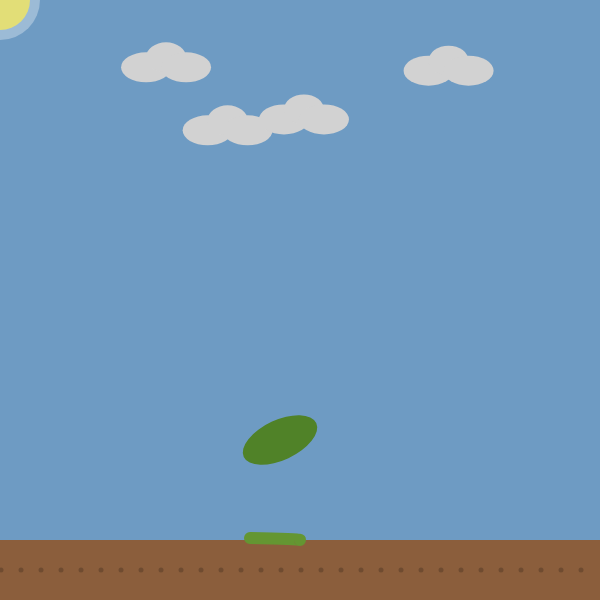
Frame 1 (no input)
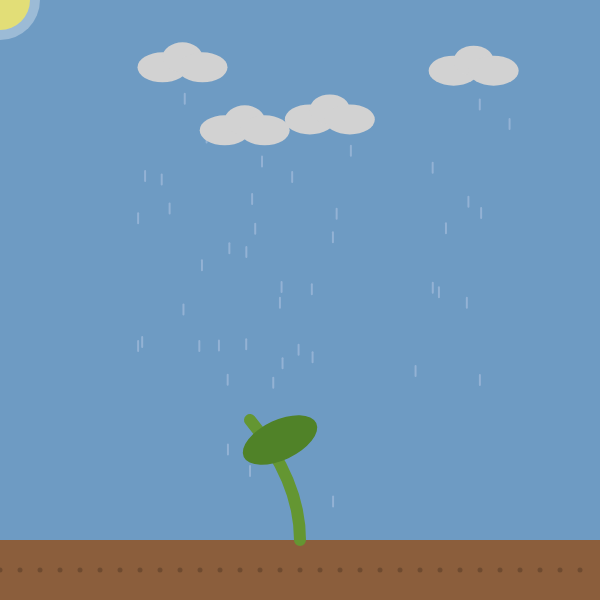
Frame 60 (no input)
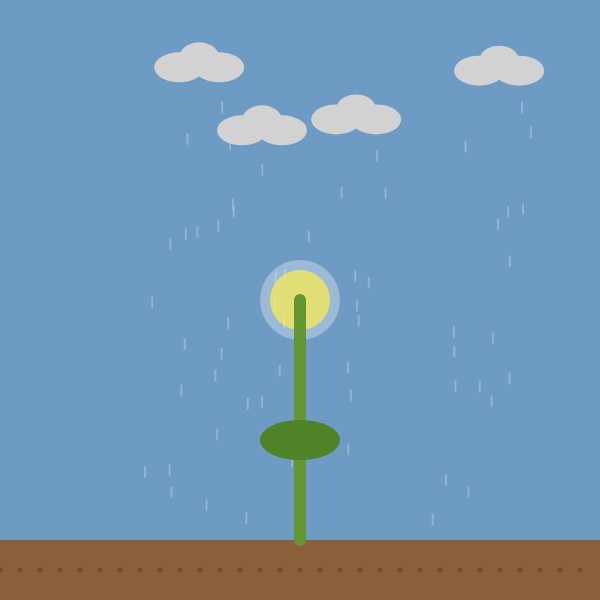
Frame 120 (the mouse pressed at the canvas centre since frame 60)

The p5.js sketch that drew these frames (run headless with seeded random() and noise() and a simulated clock; from frame 60 on, the mouse is pressed at the canvas centre):

// p5.js sketch
// ── sketch.js
let stemHeight = 0;
let maxStemHeight = 350;
let bloomScale = 0;
let numSeeds = 0;
let maxSeeds = 200;

let clouds = [];
let raindrops = []; // New: array for rain particles
let beePos;
let isBeeLanding = false;

function setup() {
  createCanvas(600, 600);
  angleMode(DEGREES);
  beePos = createVector(-50, 100);
  
  // Initialize drifting clouds
  for (let i = 0; i < 4; i++) {
    clouds.push({ x: random(width), y: random(50, 150), speed: random(0.2, 0.5) });
  }
}

function draw() {
  drawSky();
  
  // --- NEW: Rain Logic ---
  stroke(174, 194, 224, 150); 
  strokeWeight(2);
  for (let i = raindrops.length - 1; i >= 0; i--) {
    let r = raindrops[i];
    line(r.x, r.y, r.x, r.y + 10);
    r.y += r.speed;
    if (r.y > height - 60) raindrops.splice(i, 1);
  }
  // -----------------------

  // Draw Clouds
  for (let c of clouds) {
    drawCloud(c.x, c.y);
    c.x += c.speed;
    if (c.x > width + 50) c.x = -100;
    
    // NEW: Spawn rain from clouds
    if (frameCount % 5 === 0) {
      raindrops.push({ x: c.x + random(-20, 60), y: c.y + 10, speed: random(4, 7) });
    }
  }

  drawSun();

  // Soil & Grass
  noStroke();
  fill(139, 94, 60); // Brown soil
  rect(0, height - 60, width, 60);
  fill(0, 0, 0, 50); // Soil texture dots
  for(let i=0; i<width; i+=20) ellipse(i + (frameCount%20), height-30, 5, 5);

  // Growth Logic
  if (stemHeight < maxStemHeight) stemHeight += 2;
  
  let bend = map(mouseX, 0, width, -50, 50);
  let fx = width/2 + bend;
  let fy = height - 60 - stemHeight;

  drawStem(width/2, height-60, fx, fy, bend);

  if (stemHeight >= maxStemHeight) {
    if (bloomScale < 1.0) bloomScale += 0.01;
    
    push();
    translate(fx, fy);
    let headTilt = constrain(map(mouseX, 0, width, -30, 30), -30, 30);
    rotate(headTilt);
    
    // 1. Draw Petals (Solid Yellow)
    drawPetals(bloomScale);
    
    // 2. Draw Seed Center (Dark Brown)
    drawSeeds(bloomScale);
    pop();

    updateBee(fx, fy);
  }
}

function drawSky() {
  background(110, 155, 195); // Slightly darker for rain
}

function drawSun() {
  fill(255, 230, 0, 180); // Softer sun during rain
  noStroke();
  ellipse(mouseX, mouseY, 60, 60);
  fill(255, 255, 255, 80);
  ellipse(mouseX, mouseY, 80, 80); 
}

function drawCloud(x, y) {
  fill(210); // Slightly grey rain clouds
  noStroke();
  ellipse(x, y, 50, 30);
  ellipse(x + 20, y - 10, 40, 30);
  ellipse(x + 40, y, 50, 30);
}

function drawStem(bx, by, fx, fy, bend) {
  stroke(100, 150, 50);
  strokeWeight(12);
  noFill();
  beginShape();
  vertex(bx, by);
  quadraticVertex(bx, by - stemHeight/2, fx, fy);
  endShape();
  
  // Large leaf
  push();
  translate(bx + (fx-bx)*0.4, by - 100);
  rotate(bend * 0.5);
  fill(80, 130, 40);
  noStroke();
  ellipse(0, 0, 80, 40);
  pop();
}

function drawPetals(scaleVal) {
  fill(255, 215, 0); 
  stroke(218, 165, 32); 
  strokeWeight(1);
  let petalCount = 20;
  for (let i = 0; i < petalCount; i++) {
    push();
    rotate(i * (360 / petalCount));
    let pLen = 100 * scaleVal;
    ellipse(pLen/2 + 20, 0, pLen, 30 * scaleVal);
    pop();
  }
}

function drawSeeds(scaleVal) {
  fill(60, 40, 20); 
  noStroke();
  ellipse(0, 0, 90 * scaleVal, 90 * scaleVal);
  
  if (numSeeds < maxSeeds) numSeeds += 2;
  let angle = 137.5;
  let scalar = 3 * scaleVal;
  for (let i = 0; i < numSeeds; i++) {
    let phi = i * angle;
    let r = scalar * sqrt(i);
    fill(40, 20, 0);
    ellipse(r * cos(phi), r * sin(phi), 3 * scaleVal, 3 * scaleVal);
  }
}

function updateBee(tx, ty) {
  // Bee hides under the flower head during rain
  let target = createVector(tx, ty + 40);
  
  beePos.x = lerp(beePos.x, target.x, 0.05);
  beePos.y = lerp(beePos.y, target.y, 0.05);

  push();
  translate(beePos.x, beePos.y);
  fill(255, 255, 255, 180);
  ellipse(-5, -5, 15, 10);
  ellipse(-5, 5, 15, 10);
  fill(255, 200, 0);
  stroke(0);
  strokeWeight(1);
  ellipse(0, 0, 25, 18);
  line(-2, -8, -2, 8);
  line(4, -8, 4, 8);
  fill(0);
  ellipse(8, -2, 3, 3);
  line(-12, 0, -15, 0);
  pop();
}
